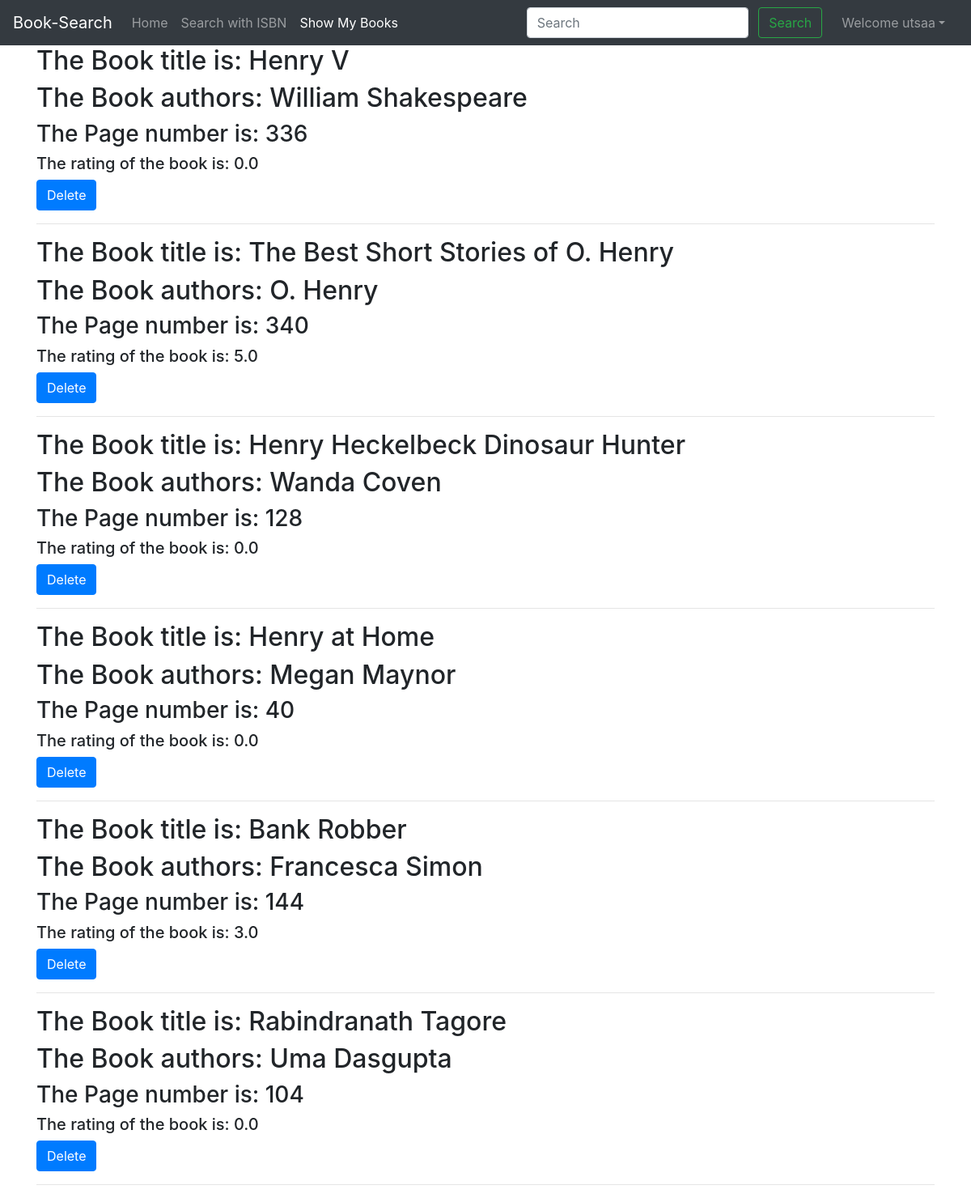
/show (signed in), run on the app's committed database.
### home/models.py (models this page shows)
class BookInfo(models.Model):
    id=models.AutoField(primary_key=True);
    title=models.CharField(max_length=1000,default="")
    authors=models.CharField(max_length=200, default="")
    pageCount=models.IntegerField(default=0);
    averageRating=models.FloatField(default=0);
    user=models.ForeignKey(User, on_delete=models.CASCADE)

### home/views.py (the view)
# urls.py: path('show', views.show, name="show"),
def show(request):
    bk=BookInfo.objects.filter(user=request.user)
    title=[i.title for i in bk]
    authors=[i.authors for i in bk]
    page_count=[i.pageCount for i in bk]
    average_count=[i.averageRating for i in bk]
    ins=[i.id for i in bk]
    book=list(zip(title,authors, page_count,average_count,ins))
    context={"book": book}
    return render(request, 'home/show.html', context)

### templates/home/show.html (shortened to what this page needs)
{% extends 'home/base.html' %}
{% block showactive %} active {% endblock showactive %}
{% block body %}
{% load extras %}
    {% for title,authors,page_count,average_count,ins in book %}
    <div class="container" id="fpr{{forloop.counter}}">
        <h2> The Book title is: {{ title }}</h2>
        <h2> The Book authors: {{ authors }}</h2>
        <h3> The Page number is: {{ page_count }}</h3>
        <h5> The rating of the book is: {{ average_count }}</h5>
        <form class="dfpr" method="post" id="dfpr{{forloop.counter}}"> {% csrf_token %}
            <button type="submit" class="btn btn-primary" id="bd{{forloop.counter}}">Delete</button>
          </form>
          <hr>
    </div>
    {% endfor %}
{% endblock body %}

### templates/home/base.html (shortened to what this page needs)
<!doctype html>
<html lang="en">
<head>
  <link rel="stylesheet" href="https://stackpath.bootstrapcdn.com/bootstrap/4.5.2/css/bootstrap.min.css"
>
</head>
<body>
  <nav class="navbar navbar-expand-lg navbar-dark bg-dark">
    <a class="navbar-brand" href="/">Book-Search</a>
    {% if user.is_authenticated %}
    <div class="collapse navbar-collapse" id="navbarSupportedContent">
      <ul class="navbar-nav mr-auto">
        <li class="nav-item {% block homeactive %}  {% endblock homeactive %}">
          <a class="nav-link" href="/">Home <span class="sr-only">(current)</span></a>
        </li>
        <li class="nav-item {% block isbnactive %}  {% endblock isbnactive %} ">
          <a class="nav-link" href="/isbn">Search with ISBN</a>
        </li>
        <li class="nav-item {% block showactive %}  {% endblock showactive %} ">
          <a class="nav-link" href="/show">Show My Books</a>
        </li>
      </ul>
      <div class="ml-auto form-inline ">
        <form method="get" action="/search" class="my-2 my-lg-0 mx-3">
          <input class="form-control mr-sm-2" type="search" placeholder="Search" aria-label="Search" name="query"
            id="query">
          <button class="btn btn-outline-success my-2 my-sm-0 " type="submit">Search</button>
        </form>
        <ul class="navbar-nav mr-2">
          <li class="nav-item dropdown">
            <a class="nav-link dropdown-toggle" href='#' id="navbarDropdown" role="button" data-toggle="dropdown">
              Welcome {{request.user}}</a>
          </li>
        </ul>
      </div>
      {% else %}
      <div class="collapse navbar-collapse" id="wecome">
        <h1>Sign In To go Further</h1>
      </div>
    </div>
    {% endif %}
  </nav>
  {% block body %} {% endblock body %}
</body>
</html>

### data on the page
BookInfo: book "Henry V", book "William Shakespeare", book "0.0"
BookInfo: book "The Best Short Stories of O. Henry", book "O. Henry", book "5.0"
BookInfo: book "Henry Heckelbeck Dinosaur Hunter", book "Wanda Coven", book "0.0"
BookInfo: book "Henry at Home", book "Megan Maynor", book "0.0"
BookInfo: book "Bank Robber", book "Francesca Simon", book "3.0"
BookInfo: book "Rabindranath Tagore", book "Uma Dasgupta", book "0.0"

### other printed values
{{ request.user }} "utsaa"
{{ page_count }} "336" "340" "128" "40" "144" "104"
